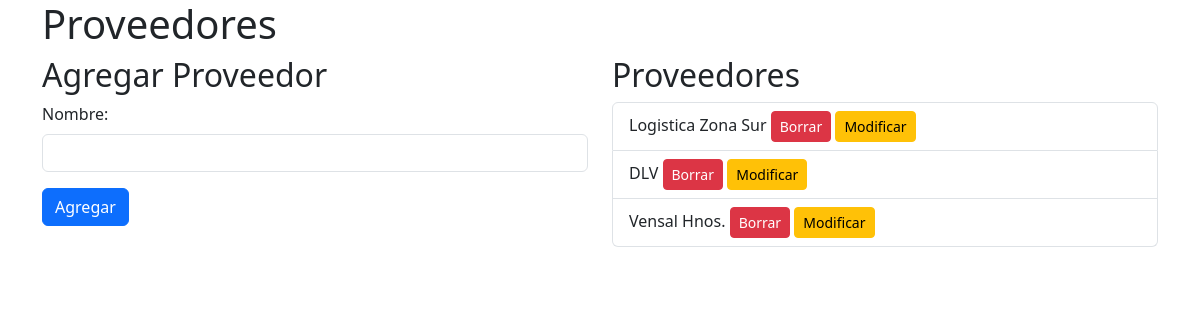
The app's page /productos/proveedores, older data.
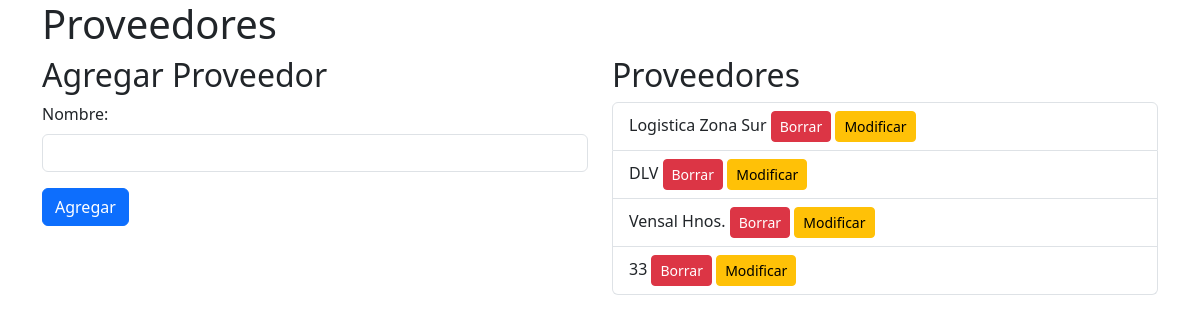
The same page, newer data.
### database_setup.py (models this page shows)
class Proveedor(Base):
    __tablename__ = 'Proveedor'
    id = Column(Integer, primary_key=True, autoincrement=True)
    nombre = Column(String, nullable=False)
    cuit = Column(String, nullable=True)

### productos.py (the view)
@productos_bp.route('/productos/proveedores')
def mostrar_proveedores():
    proveedores = session.query(Proveedor).all()
    return render_template('proveedores.html', proveedores=proveedores)

### templates/proveedores.html (shortened to what this page needs)
<!DOCTYPE html>
<html lang="en">
<head>
    <link href="https://cdn.jsdelivr.net/npm/bootstrap@5.3.0/dist/css/bootstrap.min.css" rel="stylesheet">
</head>
<body>
    <div class="container">
        <h1>Proveedores</h1>
        <div class="row">
            <div class="col-md-6">
                <h2>Agregar Proveedor</h2>
                <form action="/productos/proveedores/agregar" method="POST">
                    <div class="mb-3">
                        <label for="nombre" class="form-label">Nombre:</label>
                        <input type="text" class="form-control" id="nombre" name="nombre" required>
                    </div>
                    <button type="submit" class="btn btn-primary">Agregar</button>
                </form>
            </div>
            <div class="col-md-6">
                <h2>Proveedores</h2>
                <ul class="list-group">
                    {% for proveedor in proveedores %}
                    <li class="list-group-item">{{ proveedor.nombre }} <a href="/productos/proveedores/borrar/{{ proveedor.id }}" class="btn btn-danger btn-sm">Borrar</a> <a href="/productos/proveedores/modificar/{{ proveedor.id }}" class="btn btn-warning btn-sm">Modificar</a></li>
                    {% endfor %}
                </ul>
            </div>
        </div>
    </div>
</body>
</html>

Row changes from the older to the newer data that the page shows:
added Proveedor: nombre "33"
